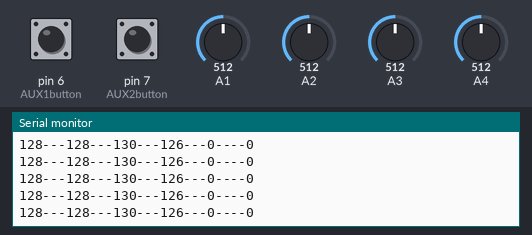
A program run on a simulated Arduino Uno, built with avr-gcc and run on an emulated ATmega328P. Shown: the last lines printed to the serial monitor. The test bench sets the inputs (shaded band); at power-on: A1 = 512, A2 = 512, A3 = 512, A4 = 512, pin 6 (AUX1button) HIGH, pin 7 (AUX2button) HIGH. No radio packets arrive unless stated.

Above: at 1.2 s.
1.3 s: A1 set to 716
At 2.2 s:
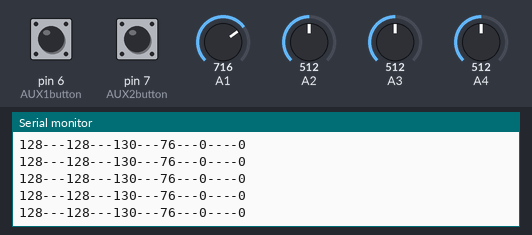
2.8 s: A2 set to 716
At 3.4 s:
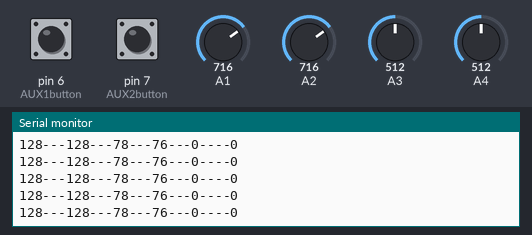
4.3 s: A3 set to 716
At 5.4 s:
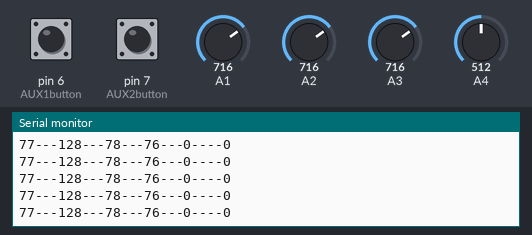
5.8 s: A4 set to 716
At 6.8 s:
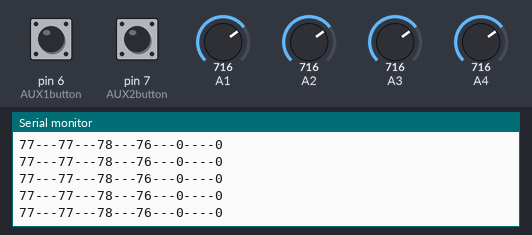
7.3 s: pin 6 (AUX1button) pulled LOW for 0.15 s
At 8.4 s:
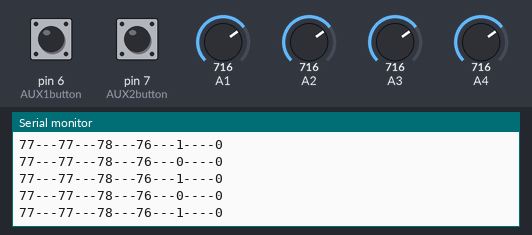
8.9 s: pin 7 (AUX2button) pulled LOW for 0.15 s
Timing chart, 0 to 11.5 s (numbered marks = the images above; inputs shaded):
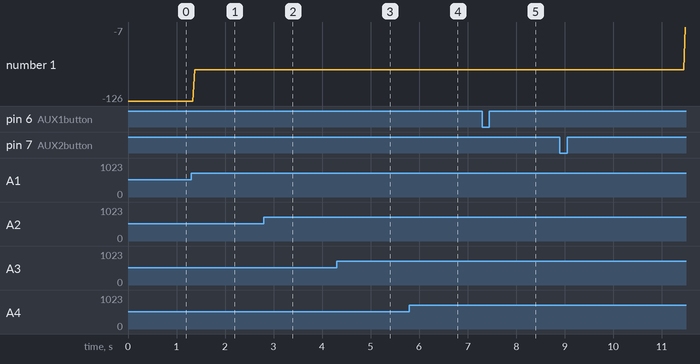

Measured:
- after the input at 1.3 s, the serial monitor: prints a new line after 0.07 s (image 1)
- after the input at 2.8 s, the serial monitor: prints a new line after 0.09 s (image 2)
- after the input at 4.3 s, the serial monitor: prints a new line after 0.09 s (image 3)
- after the input at 5.8 s, the serial monitor: prints a new line after 0.09 s (image 4)
- after the input at 7.3 s, the serial monitor: prints a new line after 0.22 s (image 5)
- plotted number 1: -126 → -76 after the input at 1.3 s

The program:

main.cpp
```cpp
#include <Arduino.h>
#include <EncButton.h>
#include <Functions.h>
#include <RF24.h>
#include <SPI.h>
#include <nRF24L01.h>

RF24 radio(9, 8);
Button AUX1button(6);
Button AUX2button(7);

TransmitterData data;

void setup() {
  Serial.begin(9600);
  Serial.println("Start");
  radio.begin();
  radio.setAutoAck(false);
  radio.setChannel(95);
  radio.setDataRate(RF24_1MBPS);
  radio.setPALevel(RF24_PA_HIGH);
  radio.openWritingPipe(pipeOut);
  initDefaultData(data);
}

void loop() {

  AUX1button.tick();
  AUX2button.tick();

  data.throttle = mapJoystickValues(analogRead(A3), 0, 515, 1020, true);
  data.yaw = mapJoystickValues(analogRead(A4), 0, 513, 1023, true);
  data.pitch = mapJoystickValues(analogRead(A2), 0, 522, 1023, true);
  data.roll = mapJoystickValues(analogRead(A1), 0, 505, 1023, true);
  HandleButtonPress(AUX1button, data.AUX1);
  HandleButtonPress(AUX2button, data.AUX2);

  logData(data);

  radio.write(&data, sizeof(TransmitterData));
}
```

Functions.h
```cpp
#ifndef DECLARATIONS_H_
#define DECLARATIONS_H_

#include <Arduino.h>
#include <EncButton.h>

const uint64_t pipeOut = 0xF0F1F2F3F4LL;

struct TransmitterData {
  byte throttle;
  byte yaw;
  byte pitch;
  byte roll;
  byte AUX1;
  byte AUX2;
};

void initDefaultData(TransmitterData &data);
int mapJoystickValues(int val, int lower, int middle, int upper, bool reverse);
void HandleButtonPress(Button button, byte &value);
void logData(TransmitterData data);
#endif
```

Functions.cpp
```cpp
#include <Arduino.h>
#include <Functions.h>

void HandleButtonPress(Button button, byte &value) {
  if (button.release()) {
    value = value ? 0 : 1;
  }
}

void initDefaultData(TransmitterData &data) {
  data.throttle = 0;
  data.yaw = 127;
  data.pitch = 127;
  data.roll = 127;
  data.AUX1 = 0;
  data.AUX2 = 0;
}

int mapJoystickValues(int val, int lower, int middle, int upper, bool reverse) {
  if (val < middle)
    val = map(val, lower, middle, 0, 128);
  else
    val = map(val, middle, upper, 128, 255);

  return (reverse ? 255 - val : val);
}

void logData(TransmitterData data) {
  Serial.print(data.throttle);
  Serial.print("---");
  Serial.print(data.yaw);
  Serial.print("---");
  Serial.print(data.pitch);
  Serial.print("---");
  Serial.print(data.roll);
  Serial.print("---");
  Serial.print(data.AUX1);
  Serial.print("----");
  Serial.println(data.AUX2);
}
```
